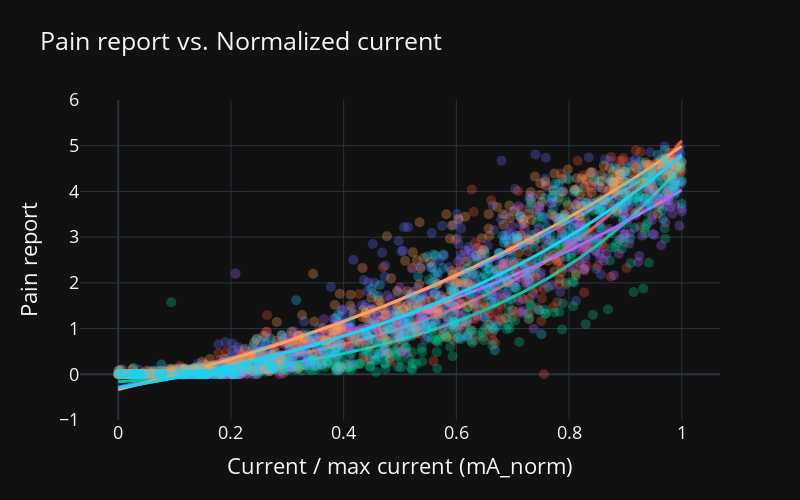

The notebook cell saved with this chart:
### Code cell
fig = go.Figure()
for i, p in enumerate(p_data.keys()):
    xdata = p_data[p]["data"]["mA_norm"]
    ydata = p_data[p]["data"]["painreport"]
    linfitparams = p_data[p]["lfit_norm"]
    expfitparams = p_data[p]["efit_norm"]
    render_pain_current_plot(xdata, ydata, expfitparams, linfitparams, p, fig, plot_lin=False)

fig.update_layout(
    title="Pain report vs. Normalized current",
    xaxis_title="Current / Max current (mA_norm)",
    yaxis_title="Pain report",
    font=dict(size=18),
    width=800,
    height=500,
    template="plotly_dark",
    showlegend=False,
)
fig.update_yaxes(range=[-1, 6])

fig.show()

### Figure 1 — Plotly figure (JSON) as saved in the notebook; plotly's stock layout.template omitted (floating-point values rounded to 4 significant figures; data arrays with more than 128 entries replaced by an {"elided": "..."} marker saying what was removed)
{"data": [{"marker": {"color": "#636EFA", "opacity": 0.3, "size": 10}, "mode": "markers", "name": "p01", "type": "scatter", "x": {"elided": "400 float values"}, "y": {"elided": "400 float values"}}, {"line": {"color": "#636EFA", "dash": "solid", "width": 3}, "mode": "lines", "name": "p01exp", "type": "scatter", "x": {"elided": "400 float values"}, "y": {"elided": "400 float values"}}, {"marker": {"color": "#EF553B", "opacity": 0.3, "size": 10}, "mode": "markers", "name": "p02", "type": "scatter", "x": {"elided": "400 float values"}, "y": {"elided": "400 float values"}}, {"line": {"color": "#EF553B", "dash": "solid", "width": 3}, "mode": "lines", "name": "p02exp", "type": "scatter", "x": {"elided": "400 float values"}, "y": {"elided": "400 float values"}}, {"marker": {"color": "#00CC96", "opacity": 0.3, "size": 10}, "mode": "markers", "name": "p03", "type": "scatter", "x": {"elided": "401 float values"}, "y": {"elided": "401 float values"}}, {"line": {"color": "#00CC96", "dash": "solid", "width": 3}, "mode": "lines", "name": "p03exp", "type": "scatter", "x": {"elided": "401 float values"}, "y": {"elided": "401 float values"}}, {"marker": {"color": "#AB63FA", "opacity": 0.3, "size": 10}, "mode": "markers", "name": "p04", "type": "scatter", "x": {"elided": "400 float values"}, "y": {"elided": "400 float values"}}, {"line": {"color": "#AB63FA", "dash": "solid", "width": 3}, "mode": "lines", "name": "p04exp", "type": "scatter", "x": {"elided": "400 float values"}, "y": {"elided": "400 float values"}}, {"marker": {"color": "#FFA15A", "opacity": 0.3, "size": 10}, "mode": "markers", "name": "p05", "type": "scatter", "x": {"elided": "404 float values"}, "y": {"elided": "404 float values"}}, {"line": {"color": "#FFA15A", "dash": "solid", "width": 3}, "mode": "lines", "name": "p05exp", "type": "scatter", "x": {"elided": "404 float values"}, "y": {"elided": "404 float values"}}, {"marker": {"color": "#19D3F3", "opacity": 0.3, "size": 10}, "mode": "markers", "name": "p06", "type": "scatter", "x": {"elided": "400 float values"}, "y": {"elided": "400 float values"}}, {"line": {"color": "#19D3F3", "dash": "solid", "width": 3}, "mode": "lines", "name": "p06exp", "type": "scatter", "x": {"elided": "400 float values"}, "y": {"elided": "400 float values"}}], "layout": {"font": {"size": 18}, "height": 500, "showlegend": false, "title": {"text": "Pain report vs. Normalized current"}, "width": 800, "xaxis": {"title": {"text": "Current / max current (mA_norm)"}}, "yaxis": {"range": [-1, 6], "title": {"text": "Pain report"}}}}
